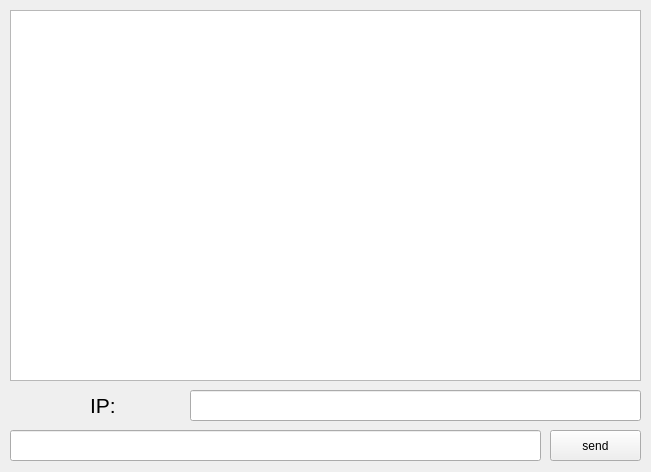
<?xml version="1.0" encoding="UTF-8"?>
<ui version="4.0">
 <class>Form</class>
 <widget class="QWidget" name="Form">
  <property name="geometry">
   <rect>
    <x>0</x>
    <y>0</y>
    <width>651</width>
    <height>472</height>
   </rect>
  </property>
  <property name="windowTitle">
   <string>Form</string>
  </property>
  <widget class="QPushButton" name="pushButton">
   <property name="geometry">
    <rect>
     <x>550</x>
     <y>430</y>
     <width>91</width>
     <height>31</height>
    </rect>
   </property>
   <property name="text">
    <string>send</string>
   </property>
  </widget>
  <widget class="QLineEdit" name="lineEdit">
   <property name="geometry">
    <rect>
     <x>10</x>
     <y>430</y>
     <width>531</width>
     <height>31</height>
    </rect>
   </property>
  </widget>
  <widget class="QPlainTextEdit" name="plainTextEdit">
   <property name="geometry">
    <rect>
     <x>10</x>
     <y>10</y>
     <width>631</width>
     <height>371</height>
    </rect>
   </property>
  </widget>
  <widget class="QLineEdit" name="sendTo">
   <property name="geometry">
    <rect>
     <x>190</x>
     <y>390</y>
     <width>451</width>
     <height>31</height>
    </rect>
   </property>
  </widget>
  <widget class="QLabel" name="label_2">
   <property name="geometry">
    <rect>
     <x>90</x>
     <y>390</y>
     <width>91</width>
     <height>31</height>
    </rect>
   </property>
   <property name="font">
    <font>
     <pointsize>16</pointsize>
    </font>
   </property>
   <property name="text">
    <string>IP:</string>
   </property>
  </widget>
 </widget>
 <resources/>
 <connections/>
</ui>
